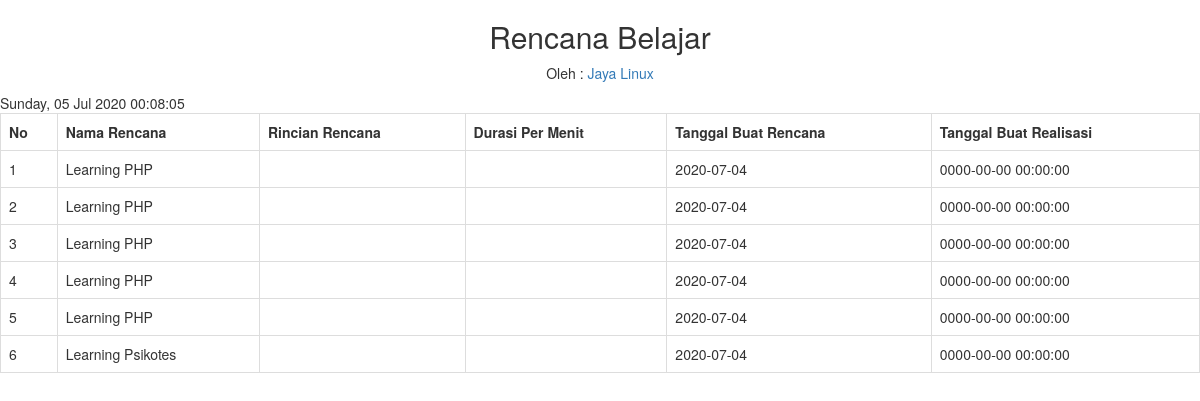
The page /view.php on the database its author committed.
### tables this page shows
CREATE TABLE `rencana_belajar` (
  `id_rencana` int(50) NOT NULL,
  `nama_rencana` varchar(100) NOT NULL,
  `rincian_rencana` text NOT NULL,
  `durasi` text NOT NULL,
  `tgl_rencana` date NOT NULL,
  `tgl_realisasi` datetime NOT NULL
);

### view.php (the view, shortened to what this page needs)
<!DOCTYPE html>
<html>
<head>
	<link rel="stylesheet" type="text/css" href="style/bootstrap.css">
</head>
<body>
<div class="container" style="margin-top:0%">
	<div class="row">
		<div class="col-md-8 col-md-offset-2">
			<p>
				<center>
					<h2>Rencana Belajar</h2>
					Oleh : <a href="index.php" target="">Jaya Linux</a>
				</center>
			</p>
		</div>
	</div>
</div>
	<table class="table table-bordered" >
		<tr bgcolor="">
			<th>
				No
			</th>
			<th>
				Nama Rencana
			</th>
			<th>
				Rincian Rencana
			</th>
			<th>
				Durasi Per Menit
			</th>
			<th>
				Tanggal Buat Rencana
			</th>
			<th>
				Tanggal Buat Realisasi
			</th>
		</tr>
			<?php
				include"koneksi.php";
				$no = 1;
				$data = mysqli_query ($koneksi, " select id_rencana, nama_rencana, rincian_rencana, durasi, tgl_rencana, tgl_realisasi from rencana_belajar order by tgl_rencana desc");
				while ($row = mysqli_fetch_array ($data))
				{
			?>
		<tr>
			<td>
				<?php echo $no++; ?>
			</td>
			<td>
				<?php echo $row['nama_rencana']; ?>
			</td>
			<td>
			</td>
			<td>
			</td>
			<td>
				<?php echo $row['tgl_rencana'];   ?>
			</td>
			<td>
				<?php echo $row['tgl_realisasi']; ?>
			</td>
		</tr>
		<?php
			}
		?>
	</table></body></html>

### rows shown on the page
rencana_belajar: nama_rencana "Learning PHP", tgl_rencana "2020-07-04", tgl_realisasi "0000-00-00 00:00:00"
rencana_belajar: nama_rencana "Learning PHP", tgl_rencana "2020-07-04", tgl_realisasi "0000-00-00 00:00:00"
rencana_belajar: nama_rencana "Learning PHP", tgl_rencana "2020-07-04", tgl_realisasi "0000-00-00 00:00:00"
rencana_belajar: nama_rencana "Learning PHP", tgl_rencana "2020-07-04", tgl_realisasi "0000-00-00 00:00:00"
rencana_belajar: nama_rencana "Learning PHP", tgl_rencana "2020-07-04", tgl_realisasi "0000-00-00 00:00:00"
rencana_belajar: nama_rencana "Learning Psikotes", tgl_rencana "2020-07-04", tgl_realisasi "0000-00-00 00:00:00"
